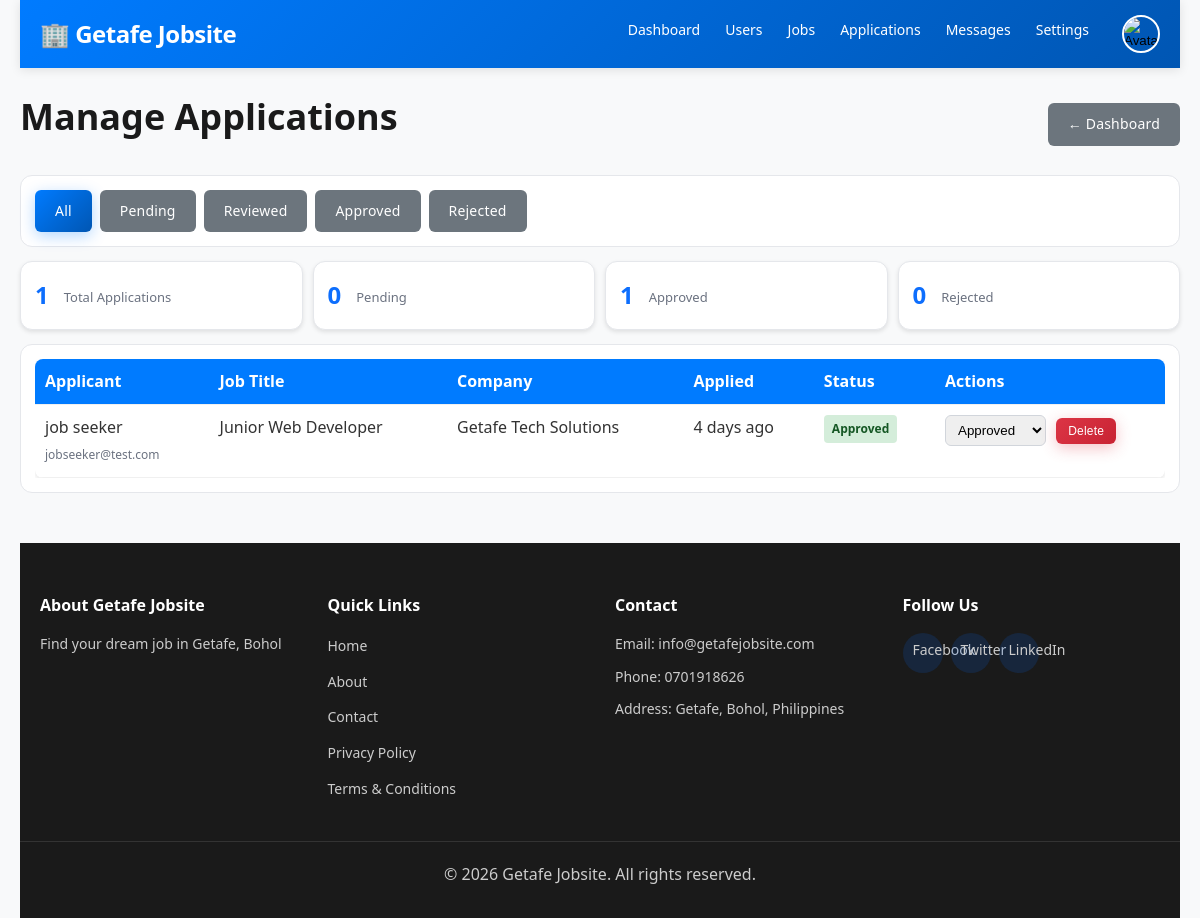
The app's page /public/admin/manage-applications.php (signed in) with its own data.
### tables this page shows
CREATE TABLE `settings` (
  `id` int(11) NOT NULL AUTO_INCREMENT,
  `setting_key` varchar(100) DEFAULT NULL,
  `setting_value` longtext DEFAULT NULL,
  `created_at` timestamp NOT NULL DEFAULT current_timestamp(),
  `updated_at` timestamp NOT NULL DEFAULT current_timestamp() ON UPDATE current_timestamp(),
  PRIMARY KEY (`id`),
  UNIQUE KEY `setting_key` (`setting_key`)
);

CREATE TABLE `applications` (
  `id` int(11) NOT NULL AUTO_INCREMENT,
  `job_id` int(11) NOT NULL,
  `user_id` int(11) NOT NULL,
  `status` enum('pending','reviewed','approved','rejected','withdrawn') DEFAULT 'pending',
  `cover_letter` longtext DEFAULT NULL,
  `resume_url` varchar(255) DEFAULT NULL,
  `applied_at` timestamp NOT NULL DEFAULT current_timestamp(),
  `updated_at` timestamp NOT NULL DEFAULT current_timestamp() ON UPDATE current_timestamp(),
  PRIMARY KEY (`id`),
  UNIQUE KEY `unique_application` (`job_id`,`user_id`),
  KEY `applications_ibfk_2` (`user_id`),
  CONSTRAINT `applications_ibfk_1` FOREIGN KEY (`job_id`) REFERENCES `jobs` (`id`) ON DELETE CASCADE,
  CONSTRAINT `applications_ibfk_2` FOREIGN KEY (`user_id`) REFERENCES `users` (`id`) ON DELETE CASCADE
);

CREATE TABLE `users` (
  `id` int(11) NOT NULL AUTO_INCREMENT,
  `first_name` varchar(100) NOT NULL,
  `last_name` varchar(100) NOT NULL,
  `email` varchar(100) NOT NULL,
  `password` varchar(255) NOT NULL,
  `user_type` enum('jobseeker','employer','admin') NOT NULL DEFAULT 'jobseeker',
  `phone` varchar(20) DEFAULT NULL,
  `location` varchar(255) DEFAULT 'Getafe, Bohol',
  `avatar` varchar(255) DEFAULT NULL,
  `bio` text DEFAULT NULL,
  `skills` varchar(500) DEFAULT NULL,
  `company` varchar(255) DEFAULT NULL,
  `company_info` text DEFAULT NULL,
  `company_website` varchar(255) DEFAULT NULL,
  `company_logo` varchar(255) DEFAULT NULL,
  `verified` tinyint(1) DEFAULT 0,
  `status` enum('active','inactive','banned') DEFAULT 'active',
  `created_at` timestamp NOT NULL DEFAULT current_timestamp(),
  `updated_at` timestamp NOT NULL DEFAULT current_timestamp() ON UPDATE current_timestamp(),
  PRIMARY KEY (`id`),
  UNIQUE KEY `email` (`email`),
  KEY `idx_email` (`email`),
  KEY `idx_user_type` (`user_type`)
);

CREATE TABLE `jobs` (
  `id` int(11) NOT NULL AUTO_INCREMENT,
  `title` varchar(255) NOT NULL,
  `description` longtext NOT NULL,
  `category` varchar(100) NOT NULL,
  `company` varchar(255) NOT NULL,
  `location` varchar(255) DEFAULT 'Getafe, Bohol',
  `salary_min` int(11) DEFAULT NULL,
  `salary_max` int(11) DEFAULT NULL,
  `job_type` enum('full-time','part-time','contract','temporary','internship') NOT NULL,
  `experience_level` enum('entry','mid','senior','executive') DEFAULT 'mid',
  `requirements` longtext DEFAULT NULL,
  `benefits` longtext DEFAULT NULL,
  `posted_by` int(11) NOT NULL,
  `applications_count` int(11) DEFAULT 0,
  `views_count` int(11) DEFAULT 0,
  `is_active` tinyint(1) DEFAULT 1,
  `is_featured` tinyint(1) DEFAULT 0,
  `featured_until` datetime DEFAULT NULL,
  `created_at` timestamp NOT NULL DEFAULT current_timestamp(),
  `updated_at` timestamp NOT NULL DEFAULT current_timestamp() ON UPDATE current_timestamp(),
  `featured_paid` tinyint(1) DEFAULT 0,
  PRIMARY KEY (`id`),
  KEY `idx_category` (`category`),
  KEY `idx_job_type` (`job_type`),
  KEY `idx_is_active` (`is_active`),
  KEY `idx_created_at` (`created_at`),
  KEY `jobs_ibfk_1` (`posted_by`),
  KEY `idx_job_featured` (`is_featured`,`featured_until`),
  CONSTRAINT `jobs_ibfk_1` FOREIGN KEY (`posted_by`) REFERENCES `users` (`id`) ON DELETE CASCADE
);

### config/config.php (called while the page is built, shortened)
<?php
require_once __DIR__ . '/database.php';
function sanitize($data) {
    global $conn;
    return $conn->real_escape_string(htmlspecialchars(trim($data)));
}
function isLoggedIn() {
    return isset($_SESSION['user_id']) && !empty($_SESSION['user_id']);
}
function getUserType() {
    return $_SESSION['user_type'] ?? null;
}
function timeAgo($datetime) {
    $now = new DateTime();
    $ago = new DateTime($datetime);
    $diff = $now->diff($ago);
    if ($diff->d > 30) {
        return $ago->format('M d, Y');
    } else if ($diff->d > 0) {
        return $diff->d . ' day' . ($diff->d > 1 ? 's' : '') . ' ago';
    } else if ($diff->h > 0) {
        return $diff->h . ' hour' . ($diff->h > 1 ? 's' : '') . ' ago';
    } else if ($diff->i > 0) {
        return $diff->i . ' minute' . ($diff->i > 1 ? 's' : '') . ' ago';
    } else {
        return 'Just now';
    }
}
function getSetting($key, $default = '') {
    global $conn;
    $key = sanitize($key);
    $result = $conn->query("SELECT setting_value FROM settings WHERE setting_key = '$key'");
    if ($result && $result->num_rows > 0) {
        $row = $result->fetch_assoc();
        return $row['setting_value'];
    }
    return $default;
}
?>

### public/admin/manage-applications.php (the view, shortened to what this page needs)
<?php
require_once '../../config/config.php';
$page = (int)($_GET['page'] ?? 1);
$limit = 20;
$offset = ($page - 1) * $limit;
$status_filter = sanitize($_GET['status'] ?? '');
$sql = "SELECT a.*, u.first_name, u.last_name, u.email, j.title, j.company
        FROM applications a
        JOIN users u ON a.user_id = u.id
        JOIN jobs j ON a.job_id = j.id";
$sql .= " ORDER BY a.applied_at DESC LIMIT $limit OFFSET $offset";
$applications = $conn->query($sql);
$total = $conn->query("SELECT COUNT(*) as count FROM applications")->fetch_assoc()['count'] ?? 0;
$pending = $conn->query("SELECT COUNT(*) as count FROM applications WHERE status = 'pending'")->fetch_assoc()['count'] ?? 0;
$approved = $conn->query("SELECT COUNT(*) as count FROM applications WHERE status = 'approved'")->fetch_assoc()['count'] ?? 0;
$rejected = $conn->query("SELECT COUNT(*) as count FROM applications WHERE status = 'rejected'")->fetch_assoc()['count'] ?? 0;
require_once '../../includes/header.php';
?>
<div class="container">
    <?php require_once '../../includes/navbar.php'; ?>
    <div class="admin-wrap">
        <div class="admin-head">
            <h1>Manage Applications</h1>
            <a href="dashboard.php" class="btn btn-secondary">← Dashboard</a>
        </div>
        <div class="admin-card">
            <div class="status-filters">
                <a href="?status=" class="btn <?php echo empty($status_filter) ? 'btn-primary' : 'btn-secondary'; ?>">All</a>
                <a href="?status=pending" class="btn <?php echo $status_filter === 'pending' ? 'btn-primary' : 'btn-secondary'; ?>">Pending</a>
                <a href="?status=reviewed" class="btn <?php echo $status_filter === 'reviewed' ? 'btn-primary' : 'btn-secondary'; ?>">Reviewed</a>
                <a href="?status=approved" class="btn <?php echo $status_filter === 'approved' ? 'btn-primary' : 'btn-secondary'; ?>">Approved</a>
                <a href="?status=rejected" class="btn <?php echo $status_filter === 'rejected' ? 'btn-primary' : 'btn-secondary'; ?>">Rejected</a>
            </div>
        </div>
        <div class="stats-grid">
            <div class="stat-card"><h3><?php echo (int)$total; ?></h3><p>Total Applications</p></div>
            <div class="stat-card"><h3><?php echo (int)$pending; ?></h3><p>Pending</p></div>
            <div class="stat-card"><h3><?php echo (int)$approved; ?></h3><p>Approved</p></div>
            <div class="stat-card"><h3><?php echo (int)$rejected; ?></h3><p>Rejected</p></div>
        </div>
        <div class="admin-card">
            <div class="table-wrap">
                <table class="admin-table">
                    <thead>
                        <tr>
                            <th>Applicant</th>
                            <th>Job Title</th>
                            <th>Company</th>
                            <th>Applied</th>
                            <th>Status</th>
                            <th style="width: 230px;">Actions</th>
                        </tr>
                    </thead>
                    <tbody>
                        <?php if ($applications && $applications->num_rows > 0): ?>
                            <?php while ($app = $applications->fetch_assoc()): ?>
                                <tr>
                                    <td>
                                        <?php echo htmlspecialchars($app['first_name'] . ' ' . $app['last_name']); ?><br>
                                        <small class="muted"><?php echo htmlspecialchars($app['email']); ?></small>
                                    </td>
                                    <td><?php echo htmlspecialchars($app['title']); ?></td>
                                    <td><?php echo htmlspecialchars($app['company']); ?></td>
                                    <td><?php echo timeAgo($app['applied_at']); ?></td>
                                    <td>
                                        <span class="badge badge-<?php echo $app['status'] === 'approved' ? 'success' : ($app['status'] === 'rejected' ? 'danger' : 'primary'); ?>">
                                            <?php echo htmlspecialchars(ucfirst($app['status'])); ?>
                                        </span>
                                    </td>
                                    <td>
                                        <form method="POST" style="display:inline;">
                                            <select name="status" onchange="this.form.submit()" class="status-select">
                                                <option value="approved" <?php echo $app['status'] === 'approved' ? 'selected' : ''; ?>>Approved</option>
                                            </select>
                                        </form>
                                        <form method="POST" style="display:inline;">
                                            <button type="submit" class="btn btn-sm btn-danger" onclick="return confirm('Delete this application?')">Delete</button>
                                        </form>
                                    </td>
                                </tr>
                            <?php endwhile; ?>
                        <?php else: ?>
                            <tr>
                                <td colspan="6" class="muted">No applications found.</td>
                            </tr>
                        <?php endif; ?>
                    </tbody>
                </table>
            </div>
        </div>
    </div>
    <?php require_once '../../includes/footer.php'; ?>
</div>
</body>
</html>

### includes/navbar.php (shortened to what this page needs)
<?php
$user_type = getUserType();
$avatar = $_SESSION['avatar'] ?? '';
$avatar_src = !empty($avatar)
    ? (strpos($avatar, 'http') === 0 ? $avatar : BASE_URL . ltrim($avatar, '/'))
    : BASE_URL . 'assets/images/default-avatar.png';
?>
<nav class="navbar">
    <div class="nav-container">
        <div class="nav-logo">
            <a href="<?php echo BASE_URL; ?>">
                🏢 <?php echo getSetting('site_name', 'Getafe Jobsite'); ?>
            </a>
        </div>
        <div class="nav-menu" id="navMenu">
            <?php if (isLoggedIn()): ?>
                <?php if ($user_type === 'jobseeker'): ?>
                    <a href="<?php echo BASE_URL; ?>my-applications.php" class="nav-link">Applications</a>
                    <a href="<?php echo BASE_URL; ?>saved-jobs.php" class="nav-link">Saved Jobs</a>
                <?php elseif ($user_type === 'employer'): ?>
                    <a href="<?php echo BASE_URL; ?>post-job.php" class="nav-link">Post Job</a>
                    <a href="<?php echo BASE_URL; ?>my-jobs.php" class="nav-link">My Jobs</a>
                    <a href="<?php echo BASE_URL; ?>my-applications.php" class="nav-link">Applications</a>
                <?php elseif ($user_type === 'admin'): ?>
                    <a href="<?php echo BASE_URL; ?>admin/dashboard.php" class="nav-link">Dashboard</a>
                    <a href="<?php echo BASE_URL; ?>admin/manage-users.php" class="nav-link">Users</a>
                    <a href="<?php echo BASE_URL; ?>admin/manage-jobs.php" class="nav-link">Jobs</a>
                    <a href="<?php echo BASE_URL; ?>admin/manage-applications.php" class="nav-link">Applications</a>
                    <a href="<?php echo BASE_URL; ?>admin/manage-messages.php" class="nav-link">Messages</a>
                    <a href="<?php echo BASE_URL; ?>admin/settings.php" class="nav-link">Settings</a>
                <?php endif; ?>
                <div class="nav-user" id="navUserMenu">
                    <button type="button" class="avatar-btn" id="avatarBtn" aria-label="Open profile menu">
                        <img src="<?php echo htmlspecialchars($avatar_src, ENT_QUOTES, 'UTF-8'); ?>" alt="Avatar" class="avatar-small">
                    </button>
                </div>
            <?php else: ?>
                <a href="<?php echo BASE_URL; ?>login.php" class="btn btn-primary">Login</a>
                <a href="<?php echo BASE_URL; ?>register.php" class="btn btn-secondary">Register</a>
            <?php endif; ?>
        </div>
    </div>
</nav>

### includes/footer.php (shortened to what this page needs)
<?php
$site_email = getSetting('site_email', 'info@getafejobsite.com');
$contact_phone = getSetting('contact_phone', '0701918626');
$address = getSetting('address', 'Getafe, Bohol, Philippines');
$facebook_url = getSetting('facebook_url', 'https://facebook.com/');
$twitter_url = getSetting('twitter_url', 'https://twitter.com/');
$linkedin_url = getSetting('linkedin_url', 'https://linkedin.com/');
?>
<footer class="footer">
    <div class="footer-container">
        <div class="footer-section">
            <h4>About <?php echo getSetting('site_name', 'Getafe Jobsite'); ?></h4>
            <p><?php echo getSetting('site_description', 'Find your dream job in Getafe, Bohol'); ?></p>
        </div>
        <div class="footer-section">
            <h4>Quick Links</h4>
            <ul>
                <li><a href="<?php echo BASE_URL; ?>">Home</a></li>
                <li><a href="<?php echo BASE_URL; ?>about.php">About</a></li>
                <li><a href="<?php echo BASE_URL; ?>contact.php">Contact</a></li>
                <li><a href="<?php echo BASE_URL; ?>privacy-policy.php">Privacy Policy</a></li>
                <li><a href="<?php echo BASE_URL; ?>terms-and-conditions.php">Terms & Conditions</a></li>
            </ul>
        </div>
        <div class="footer-section">
            <h4>Contact</h4>
            <p>Email: <?php echo htmlspecialchars($site_email); ?></p>
            <p>Phone: <?php echo htmlspecialchars($contact_phone); ?></p>
            <p>Address: <?php echo htmlspecialchars($address); ?></p>
        </div>
        <div class="footer-section">
            <h4>Follow Us</h4>
            <div class="social-links">
                <a href="<?php echo htmlspecialchars($facebook_url); ?>" class="social-link" target="_blank" rel="noopener noreferrer">Facebook</a>
                <a href="<?php echo htmlspecialchars($twitter_url); ?>" class="social-link" target="_blank" rel="noopener noreferrer">Twitter</a>
                <a href="<?php echo htmlspecialchars($linkedin_url); ?>" class="social-link" target="_blank" rel="noopener noreferrer">LinkedIn</a>
            </div>
        </div>
    </div>
    <div class="footer-bottom">
        <p>&copy; 2026 <?php echo getSetting('site_name', 'Getafe Jobsite'); ?>. All rights reserved.</p>
    </div>
</footer>

### records on screen
settings: setting_value "Getafe Jobsite"
applications: user.last_name "job seeker", user.email "jobseeker@test.com", job.title "Junior Web Developer", job.company "Getafe Tech Solutions", applied_at "4 days ago", status "Approved"
settings: setting_value "Find your dream job in Getafe, Bohol"
settings: setting_value "info@getafejobsite.com"
settings: setting_value "0701918626"
settings: setting_value "Getafe, Bohol, Philippines"

### other values on screen
$total "1"
$pending "0"
$approved "1"
$rejected "0"
